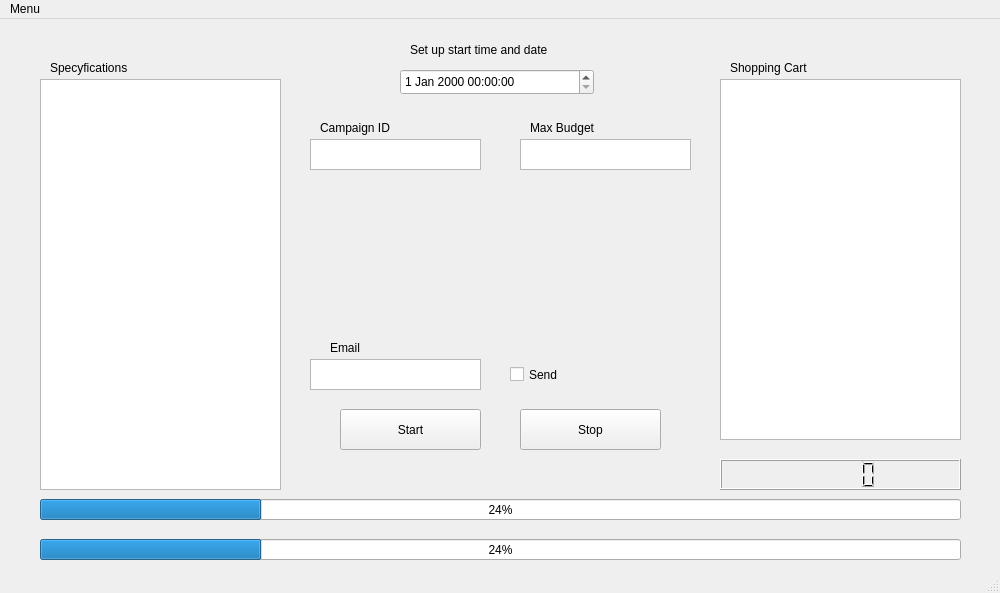
<?xml version="1.0" encoding="UTF-8"?>
<ui version="4.0">
 <class>MainWindow</class>
 <widget class="QMainWindow" name="MainWindow">
  <property name="geometry">
   <rect>
    <x>0</x>
    <y>0</y>
    <width>1000</width>
    <height>593</height>
   </rect>
  </property>
  <property name="windowTitle">
   <string>MainWindow</string>
  </property>
  <widget class="QWidget" name="centralwidget">
   <widget class="QListWidget" name="shopping_cart_list">
    <property name="geometry">
     <rect>
      <x>720</x>
      <y>60</y>
      <width>241</width>
      <height>361</height>
     </rect>
    </property>
   </widget>
   <widget class="QPushButton" name="pushButton">
    <property name="geometry">
     <rect>
      <x>340</x>
      <y>390</y>
      <width>141</width>
      <height>41</height>
     </rect>
    </property>
    <property name="text">
     <string>Start</string>
    </property>
   </widget>
   <widget class="QPushButton" name="pushButton_2">
    <property name="geometry">
     <rect>
      <x>520</x>
      <y>390</y>
      <width>141</width>
      <height>41</height>
     </rect>
    </property>
    <property name="text">
     <string>Stop</string>
    </property>
   </widget>
   <widget class="QDateTimeEdit" name="dateTimeEdit">
    <property name="geometry">
     <rect>
      <x>400</x>
      <y>50</y>
      <width>194</width>
      <height>26</height>
     </rect>
    </property>
   </widget>
   <widget class="QLCDNumber" name="lcdNumber">
    <property name="geometry">
     <rect>
      <x>720</x>
      <y>440</y>
      <width>241</width>
      <height>31</height>
     </rect>
    </property>
   </widget>
   <widget class="QProgressBar" name="progressBar">
    <property name="geometry">
     <rect>
      <x>40</x>
      <y>520</y>
      <width>921</width>
      <height>21</height>
     </rect>
    </property>
    <property name="value">
     <number>24</number>
    </property>
   </widget>
   <widget class="QProgressBar" name="progressBar_2">
    <property name="geometry">
     <rect>
      <x>40</x>
      <y>480</y>
      <width>921</width>
      <height>21</height>
     </rect>
    </property>
    <property name="value">
     <number>24</number>
    </property>
   </widget>
   <widget class="QListWidget" name="specyfication_list">
    <property name="geometry">
     <rect>
      <x>40</x>
      <y>60</y>
      <width>241</width>
      <height>411</height>
     </rect>
    </property>
   </widget>
   <widget class="QTextEdit" name="textEdit">
    <property name="geometry">
     <rect>
      <x>310</x>
      <y>120</y>
      <width>171</width>
      <height>31</height>
     </rect>
    </property>
   </widget>
   <widget class="QLabel" name="label">
    <property name="geometry">
     <rect>
      <x>410</x>
      <y>20</y>
      <width>181</width>
      <height>21</height>
     </rect>
    </property>
    <property name="text">
     <string>Set up start time and date</string>
    </property>
   </widget>
   <widget class="QLabel" name="label_2">
    <property name="geometry">
     <rect>
      <x>50</x>
      <y>40</y>
      <width>121</width>
      <height>17</height>
     </rect>
    </property>
    <property name="text">
     <string>Specyfications</string>
    </property>
   </widget>
   <widget class="QLabel" name="label_3">
    <property name="geometry">
     <rect>
      <x>730</x>
      <y>40</y>
      <width>111</width>
      <height>17</height>
     </rect>
    </property>
    <property name="text">
     <string>Shopping Cart</string>
    </property>
   </widget>
   <widget class="QLabel" name="label_4">
    <property name="geometry">
     <rect>
      <x>320</x>
      <y>100</y>
      <width>101</width>
      <height>17</height>
     </rect>
    </property>
    <property name="text">
     <string>Campaign ID</string>
    </property>
   </widget>
   <widget class="QLabel" name="label_5">
    <property name="geometry">
     <rect>
      <x>530</x>
      <y>100</y>
      <width>121</width>
      <height>17</height>
     </rect>
    </property>
    <property name="text">
     <string>Max Budget</string>
    </property>
   </widget>
   <widget class="QTextEdit" name="textEdit_2">
    <property name="geometry">
     <rect>
      <x>520</x>
      <y>120</y>
      <width>171</width>
      <height>31</height>
     </rect>
    </property>
   </widget>
   <widget class="QCheckBox" name="checkBox">
    <property name="geometry">
     <rect>
      <x>510</x>
      <y>340</y>
      <width>61</width>
      <height>31</height>
     </rect>
    </property>
    <property name="text">
     <string>Send</string>
    </property>
   </widget>
   <widget class="QTextEdit" name="textEdit_3">
    <property name="geometry">
     <rect>
      <x>310</x>
      <y>340</y>
      <width>171</width>
      <height>31</height>
     </rect>
    </property>
   </widget>
   <widget class="QLabel" name="label_6">
    <property name="geometry">
     <rect>
      <x>330</x>
      <y>320</y>
      <width>101</width>
      <height>17</height>
     </rect>
    </property>
    <property name="text">
     <string>Email</string>
    </property>
   </widget>
  </widget>
  <widget class="QStatusBar" name="statusbar"/>
  <widget class="QMenuBar" name="menubar">
   <property name="geometry">
    <rect>
     <x>0</x>
     <y>0</y>
     <width>1000</width>
     <height>22</height>
    </rect>
   </property>
   <widget class="QMenu" name="menuMenu">
    <property name="title">
     <string>Menu</string>
    </property>
    <addaction name="separator"/>
    <addaction name="actionReset_preferences"/>
    <addaction name="actionInfo"/>
    <addaction name="actionDonate"/>
   </widget>
   <addaction name="menuMenu"/>
  </widget>
  <action name="actionReset_preferences">
   <property name="text">
    <string>Reset preferences</string>
   </property>
  </action>
  <action name="actionInfo">
   <property name="text">
    <string>Info</string>
   </property>
  </action>
  <action name="actionDonate">
   <property name="text">
    <string>Donate</string>
   </property>
  </action>
 </widget>
 <resources/>
 <connections/>
</ui>
